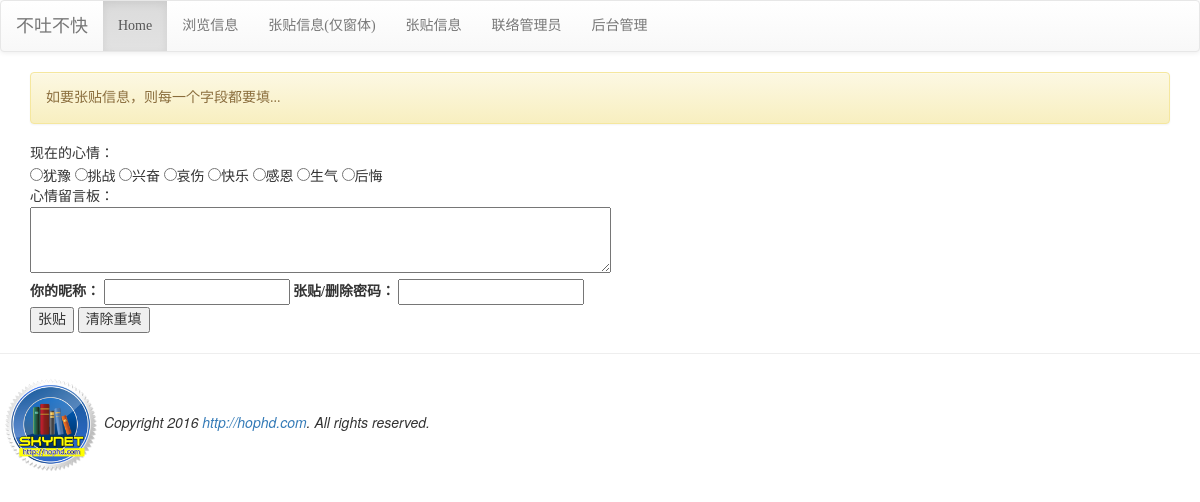
Screenshot of /django08/post/ with the database file from the repository.
### django08/models.py (models this page shows, shortened)
class Mood(models.Model):
    status = models.CharField(max_length=10, null=False)

### django08/views.py (the view)
def posting(request):
    moods = models.Mood.objects.all()
    message = '如要张贴信息，则每一个字段都要填...'
    return render(request, 'django08/posting.html', locals())

### templates/django08/posting.html (shortened to what this page needs)
{% extends "django08/base.html" %}
{% block content %}
<div class='container'>
{% if message %}
    <div class='alert alert-warning'>{{ message }}</div>
{% endif %}
<form name='my form' action='.' method='POST'>
    现在的心情：<br/>
    {% for m in moods %}
    <input type='radio' name='mood' value='{{ m.status }}'>{{ m.status }}
    {% endfor %}
    <br/>
    心情留言板：<br/>
    <textarea name='user_post' rows=3 cols=70></textarea><br/>
    <label for='user_id'>你的昵称：</label>
    <input id='user_id' type='text' name='user_id'>
    <label for='user_pass'>张贴/删除密码：</label>
    <input id='user_pass' type='password' name='user_pass'><br/>
    <input type='submit' value='张贴'>
    <input type='reset' value='清除重填'>
</form>
</div>
{% endblock %}

### templates/django08/base.html (style rules this page uses)
h1, h2, h3, h4, h5, p, div { font-family: 微软雅黑; }

### rows the page displays
Mood: status "犹豫"
Mood: status "挑战"
Mood: status "兴奋"
Mood: status "哀伤"
Mood: status "快乐"
Mood: status "感恩"
Mood: status "生气"
Mood: status "后悔"

### other values shown
{{ message }} "如要张贴信息，则每一个字段都要填..."
